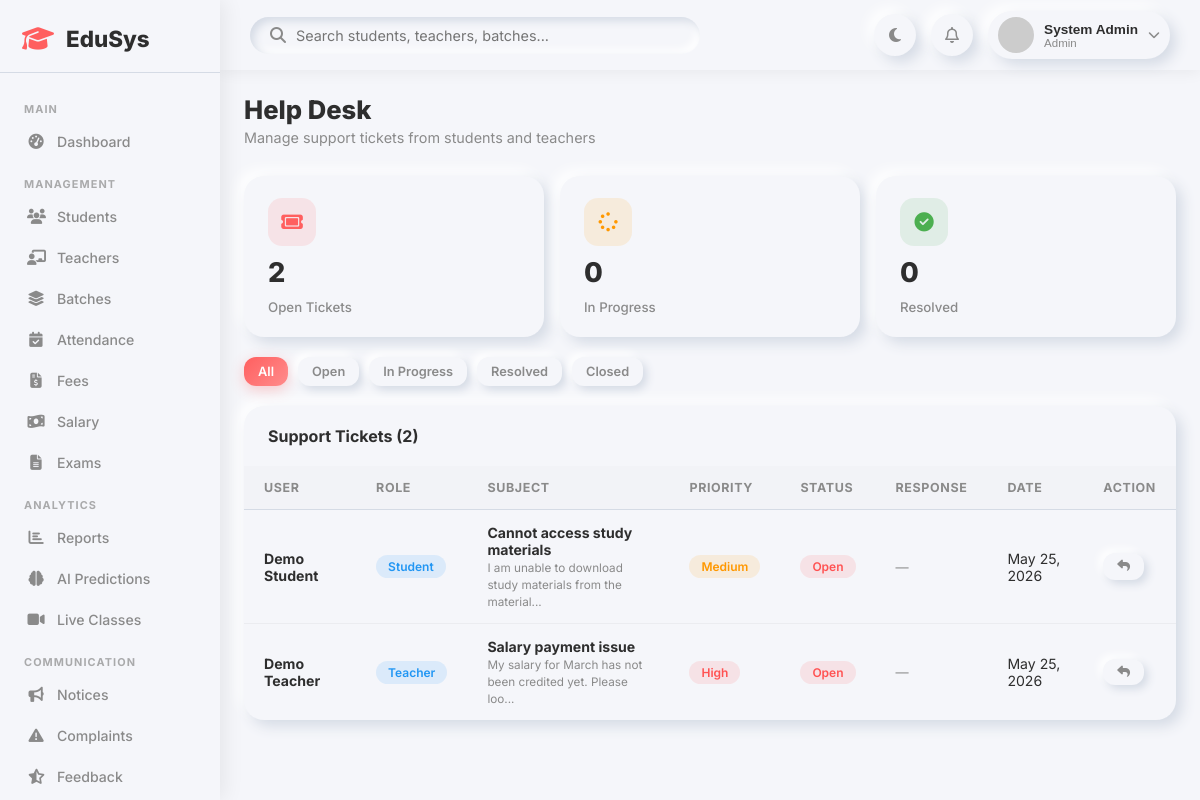
The page /admin/helpdesk.php (signed in) on the database its author committed.
### tables this page shows
CREATE TABLE IF NOT EXISTS helpdesk_tickets (
    id INT AUTO_INCREMENT PRIMARY KEY,
    user_id INT NOT NULL,
    subject VARCHAR(200),
    message TEXT,
    priority ENUM('low','medium','high') DEFAULT 'medium',
    status ENUM('open','in_progress','resolved','closed') DEFAULT 'open',
    admin_response TEXT,
    created_at TIMESTAMP DEFAULT CURRENT_TIMESTAMP,
    FOREIGN KEY (user_id) REFERENCES users(id) ON DELETE CASCADE
);

CREATE TABLE IF NOT EXISTS users (
    id INT AUTO_INCREMENT PRIMARY KEY,
    name VARCHAR(150) NOT NULL,
    email VARCHAR(150) UNIQUE NOT NULL,
    password VARCHAR(255) NOT NULL,
    role ENUM('admin','teacher','student') NOT NULL DEFAULT 'student',
    avatar VARCHAR(255) DEFAULT NULL,
    status ENUM('active','inactive','pending') DEFAULT 'pending',
    created_at TIMESTAMP DEFAULT CURRENT_TIMESTAMP,
    updated_at TIMESTAMP DEFAULT CURRENT_TIMESTAMP ON UPDATE CURRENT_TIMESTAMP
);

### admin/helpdesk.php (the view, shortened to what this page needs)
<?php
require_once '../includes/header.php';
$status_f = $_GET['status'] ?? '';
$where = $status_f ? "WHERE ht.status='" . $conn->real_escape_string($status_f) . "'" : '';
$tickets = $conn->query("
    SELECT ht.*, u.name as user_name, u.role as user_role
    FROM helpdesk_tickets ht
    JOIN users u ON ht.user_id = u.id
    $where
    ORDER BY ht.created_at DESC
");
$oc_res = $conn->query("SELECT COUNT(*) as c FROM helpdesk_tickets WHERE status='open'");
$open_count     = $oc_res ? ($oc_res->fetch_assoc()['c'] ?? 0) : 0;
$pc_res = $conn->query("SELECT COUNT(*) as c FROM helpdesk_tickets WHERE status='in_progress'");
$progress_count = $pc_res ? ($pc_res->fetch_assoc()['c'] ?? 0) : 0;
$rc_res = $conn->query("SELECT COUNT(*) as c FROM helpdesk_tickets WHERE status='resolved'");
$resolved_count = $rc_res ? ($rc_res->fetch_assoc()['c'] ?? 0) : 0;
?>
<div class="page-header">
    <div><h1>Help Desk</h1><p>Manage support tickets from students and teachers</p></div>
</div>
<div class="stats-grid stats-grid-3" style="margin-bottom:20px;">
    <div class="stat-card"><div class="stat-card-header"><div class="stat-icon red"><i class="fa-solid fa-ticket"></i></div></div><div class="stat-value"><?= $open_count ?></div><div class="stat-label">Open Tickets</div></div>
    <div class="stat-card"><div class="stat-card-header"><div class="stat-icon orange"><i class="fa-solid fa-spinner"></i></div></div><div class="stat-value"><?= $progress_count ?></div><div class="stat-label">In Progress</div></div>
    <div class="stat-card"><div class="stat-card-header"><div class="stat-icon green"><i class="fa-solid fa-check-circle"></i></div></div><div class="stat-value"><?= $resolved_count ?></div><div class="stat-label">Resolved</div></div>
</div>
<div style="display:flex;gap:10px;margin-bottom:20px;">
    <a href="helpdesk.php" class="btn <?= !$status_f ? 'btn-primary' : 'btn-outline' ?> btn-sm">All</a>
    <a href="?status=open" class="btn <?= $status_f === 'open' ? 'btn-primary' : 'btn-outline' ?> btn-sm">Open</a>
    <a href="?status=in_progress" class="btn <?= $status_f === 'in_progress' ? 'btn-primary' : 'btn-outline' ?> btn-sm">In Progress</a>
    <a href="?status=resolved" class="btn <?= $status_f === 'resolved' ? 'btn-primary' : 'btn-outline' ?> btn-sm">Resolved</a>
    <a href="?status=closed" class="btn <?= $status_f === 'closed' ? 'btn-primary' : 'btn-outline' ?> btn-sm">Closed</a>
</div>
<div class="table-card">
    <div class="table-header"><h3>Support Tickets (<?= $tickets ? $tickets->num_rows : 0 ?>)</h3></div>
    <div class="table-responsive">
        <table>
            <thead><tr><th>User</th><th>Role</th><th>Subject</th><th>Priority</th><th>Status</th><th>Response</th><th>Date</th><th>Action</th></tr></thead>
            <tbody>
                <?php if (!$tickets || $tickets->num_rows === 0): ?>
                <tr><td colspan="8" style="text-align:center;padding:30px;color:var(--text-secondary);">No tickets found.</td></tr>
                <?php else: ?>
                <?php while ($t = $tickets->fetch_assoc()):
                    $sc = ['open'=>'badge-danger','in_progress'=>'badge-warning','resolved'=>'badge-success','closed'=>'badge-gray'][$t['status']] ?? 'badge-info';
                    $pc = ['high'=>'badge-danger','medium'=>'badge-warning','low'=>'badge-info'][$t['priority']] ?? 'badge-info';
                ?>
                <tr>
                    <td><strong><?= htmlspecialchars($t['user_name']) ?></strong></td>
                    <td><span class="badge-pill badge-info"><?= ucfirst($t['user_role']) ?></span></td>
                    <td>
                        <strong><?= htmlspecialchars($t['subject']) ?></strong><br>
                        <small style="color:var(--text-secondary);"><?= mb_strimwidth($t['message'], 0, 60, '...') ?></small>
                    </td>
                    <td><span class="badge-pill <?= $pc ?>"><?= ucfirst($t['priority']) ?></span></td>
                    <td><span class="badge-pill <?= $sc ?>"><?= str_replace('_', ' ', ucfirst($t['status'])) ?></span></td>
                    <td style="max-width:180px;white-space:normal;font-size:0.82rem;color:var(--text-secondary);"><?= $t['admin_response'] ? htmlspecialchars(mb_strimwidth($t['admin_response'], 0, 80, '...')) : '—' ?></td>
                    <td><?= date('M d, Y', strtotime($t['created_at'])) ?></td>
                    <td>
                        <button class="btn btn-outline btn-sm" onclick="openTicketModal(<?= $t['id'] ?>, '<?= addslashes($t['admin_response'] ?? '') ?>', '<?= $t['status'] ?>')">
                            <i class="fa-solid fa-reply"></i>
                        </button>
                    </td>
                </tr>
                <?php endwhile; ?>
                <?php endif; ?>
            </tbody>
        </table>
    </div>
</div>
<?php require_once '../includes/footer.php'; ?>

### css/dashboard.css (style rules this page uses)
:root { --primary: #FF5F5F; --secondary: #6C63FF; --background: #F5F6FA; --text-primary: #2E2E2E; --text-secondary: #8A8A8A; --shadow-light: #ffffff; --shadow-dark: #d5dbe5; --neu: 6px 6px 14px var(--shadow-dark), -6px -6px 14px var(--shadow-light); --neu-sm: 4px 4px 8px var(--shadow-dark), -4px -4px 8px var(--shadow-light); --neu-in: inset 4px 4px 8px var(--shadow-dark), inset -4px -4px 8px var(--shadow-light); --success: #4CAF50; --danger: #FF5252; --warning: #FF9800; --info: #2196F3; --sidebar-width: 260px; }
* { margin: 0; padding: 0; box-sizing: border-box; }
body { font-family: 'Inter', sans-serif; background: var(--background); color: var(--text-primary); transition: background 0.3s, color 0.3s; }
.page-header { display: flex; justify-content: space-between; align-items: flex-start; margin-bottom: 30px; flex-wrap: wrap; gap: 15px; }
.page-header h1 { font-size: 1.6rem; font-weight: 800; }
.page-header p { color: var(--text-secondary); font-size: 0.9rem; margin-top: 4px; }
.stats-grid { display: grid; grid-template-columns: repeat(auto-fit, minmax(210px, 1fr)); gap: 20px; margin-bottom: 30px; }
.stat-card { background: var(--background); border-radius: 20px; box-shadow: var(--neu); padding: 22px 24px; display: flex; flex-direction: column; gap: 10px; transition: transform 0.2s ease; }
.stat-card-header { display: flex; justify-content: space-between; align-items: flex-start; }
.stat-icon { width: 48px; height: 48px; border-radius: 14px; display: flex; align-items: center; justify-content: center; font-size: 1.2rem; }
.stat-icon.red { background: rgba(255,95,95,0.12); color: var(--primary); }
.stat-icon.green { background: rgba(76,175,80,0.12); color: var(--success); }
.stat-icon.orange { background: rgba(255,152,0,0.12); color: var(--warning); }
.stat-value { font-size: 2rem; font-weight: 800; }
.stat-label { font-size: 0.83rem; color: var(--text-secondary); font-weight: 500; }
.table-card { background: var(--background); border-radius: 20px; box-shadow: var(--neu); overflow: hidden; margin-bottom: 25px; }
.table-header { display: flex; justify-content: space-between; align-items: center; padding: 20px 24px; flex-wrap: wrap; gap: 10px; }
.table-header h3 { font-size: 1rem; font-weight: 700; }
.table-responsive { overflow-x: auto; }
table { width: 100%; border-collapse: collapse; }
th, td { padding: 14px 20px; text-align: left; }
th { font-size: 0.78rem; text-transform: uppercase; letter-spacing: 0.05em; color: var(--text-secondary); font-weight: 700; border-bottom: 1px solid var(--shadow-dark); background: rgba(0,0,0,0.01); }
td { font-size: 0.88rem; border-bottom: 1px solid rgba(0,0,0,0.04); }
tr:last-child td { border-bottom: none; }
.badge-pill { display: inline-block; padding: 4px 12px; border-radius: 20px; font-size: 0.75rem; font-weight: 600; }
.badge-danger { background: rgba(255,82,82,0.12); color: var(--danger); }
.badge-warning { background: rgba(255,152,0,0.12); color: var(--warning); }
.badge-info { background: rgba(33,150,243,0.12); color: var(--info); }
.btn { display: inline-flex; align-items: center; gap: 8px; padding: 10px 20px; border-radius: 12px; border: none; font-family: 'Inter', sans-serif; font-size: 0.88rem; font-weight: 600; cursor: pointer; transition: all 0.2s ease; text-decoration: none; }
.btn-primary { background: linear-gradient(135deg, var(--primary), #ff8c8c); color: white; box-shadow: 0 4px 14px rgba(255,95,95,0.3); }
.btn-outline { background: var(--background); box-shadow: var(--neu-sm); color: var(--text-secondary); }
.btn-sm { padding: 7px 14px; font-size: 0.8rem; }

### css/responsive.css (style rules this page uses)
@media (max-width: 1200px) { :root { --sidebar-width: 220px; } }
@media (max-width: 1200px) { .stats-grid { gap: 16px; } }
@media (max-width: 1200px) { .stat-value { font-size: 1.7rem; } }

### rows shown on the page
helpdesk_tickets: user.name "Demo Student", user.role "Student", subject "Cannot access study materials", message "I am unable to download study materials from the material...", priority "Medium", status "Open", created_at "May 25, 2026"
helpdesk_tickets: user.name "Demo Teacher", user.role "Teacher", subject "Salary payment issue", message "My salary for March has not been credited yet. Please loo...", priority "High", status "Open", created_at "May 25, 2026"

### other values the page prints
$name "System Admin"
$role "Admin"
$open_count "2"
$progress_count "0"
$resolved_count "0"
$tickets->num_rows "2"
